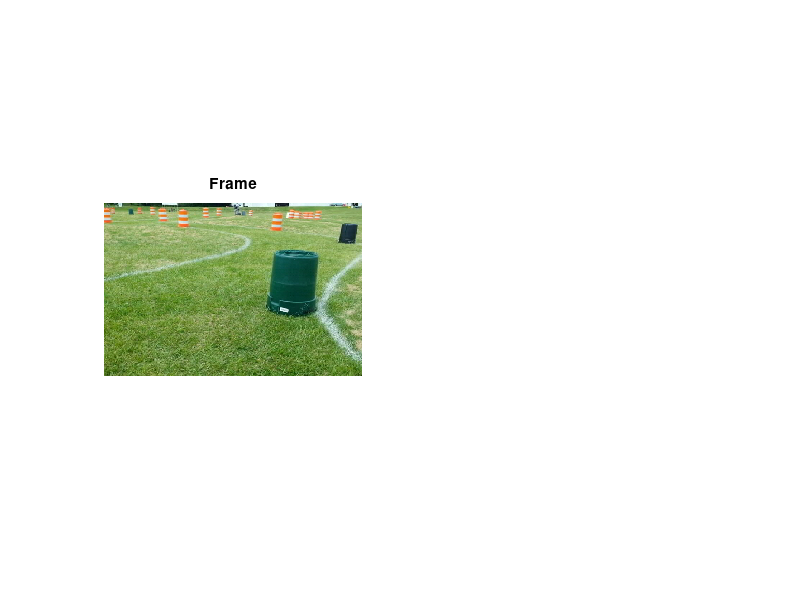

Write the MATLAB code that produced this figure. (Note: this script raises an error after producing the figure.)
% Copyright 2015-2016 The MathWorks, Inc.
%%
close all
clear
clc
%% Load example video frame
load frame51.mat
figure(1)
subplot(1,2,1)
imshow(frame)
title('Frame')

%% Preprocess
% Block Orange Cones
frameNoOrange = blockOrangeCones(frame);
subplot(1,2,2)
imshow(frameNoOrange)
title('Blocked Orange Cones')

% Mask
BW = createLineMaskHSV(frameNoOrange);
figure(2)
subplot(1,2,1)
imshow(BW)
title('Lines')

% Apply a close morphology to make continuous lines
BM = imclose(BW,strel('disk',10));
subplot(1,2,2)
imshow(BM)
title('Continuous Lines')

% Apply a skeleton morphology to get the thinnest lines
BMSkel = bwmorph(BM,'skel',Inf);
figure(3)
imshow(BMSkel)
title('Skeletonized Lines')

%% Detect Lines
% Perform Hough Transform
[H,T,R] = hough(BMSkel);

% Identify Peaks in Hough Transform
hPeaks =  houghpeaks(H,10,'NHoodSize',[55 11]);

% Extract lines from hough transform and peaks
hLines = houghlines(BMSkel,T,R,hPeaks,...
        'FillGap',100,'MinLength',100);

%% View results
% Overlay lines
[linePos,markerPos] = getVizPosArray(hLines);

lineFrame = insertShape(frame,'Line',linePos,...
            'Color','blue','LineWidth',5);
outFrame = insertObjectAnnotation(lineFrame,...
            'circle',markerPos,'','Color','yellow','LineWidth',5);

% View image
figure(5)
imshow(outFrame)
title('Detected Lines')
